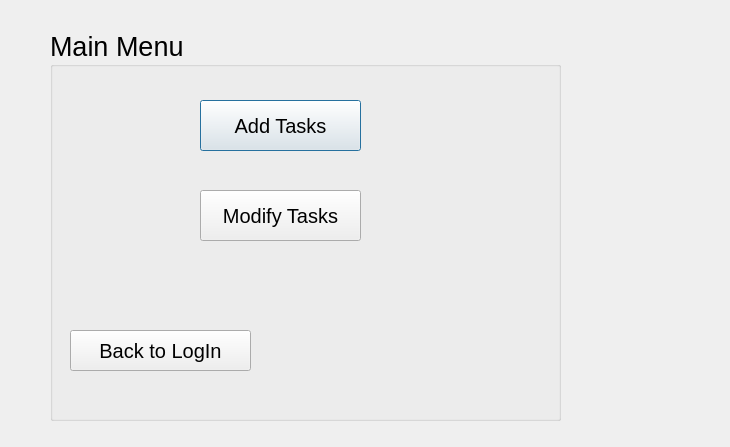
<?xml version="1.0" encoding="UTF-8"?>
<ui version="4.0">
 <class>menu</class>
 <widget class="QDialog" name="menu">
  <property name="geometry">
   <rect>
    <x>0</x>
    <y>0</y>
    <width>730</width>
    <height>447</height>
   </rect>
  </property>
  <property name="windowTitle">
   <string>Dialog</string>
  </property>
  <widget class="QGroupBox" name="groupBox">
   <property name="geometry">
    <rect>
     <x>50</x>
     <y>30</y>
     <width>511</width>
     <height>391</height>
    </rect>
   </property>
   <property name="font">
    <font>
     <pointsize>20</pointsize>
    </font>
   </property>
   <property name="title">
    <string>Main Menu</string>
   </property>
   <widget class="QPushButton" name="pushButton">
    <property name="geometry">
     <rect>
      <x>150</x>
      <y>70</y>
      <width>161</width>
      <height>51</height>
     </rect>
    </property>
    <property name="font">
     <font>
      <pointsize>15</pointsize>
     </font>
    </property>
    <property name="text">
     <string>Add Tasks</string>
    </property>
   </widget>
   <widget class="QPushButton" name="pushButton_3">
    <property name="geometry">
     <rect>
      <x>150</x>
      <y>160</y>
      <width>161</width>
      <height>51</height>
     </rect>
    </property>
    <property name="font">
     <font>
      <pointsize>15</pointsize>
     </font>
    </property>
    <property name="text">
     <string>Modify Tasks</string>
    </property>
   </widget>
   <widget class="QPushButton" name="pushButton_4">
    <property name="geometry">
     <rect>
      <x>20</x>
      <y>300</y>
      <width>181</width>
      <height>41</height>
     </rect>
    </property>
    <property name="font">
     <font>
      <pointsize>15</pointsize>
     </font>
    </property>
    <property name="text">
     <string>Back to LogIn</string>
    </property>
   </widget>
  </widget>
 </widget>
 <resources/>
 <connections/>
</ui>
